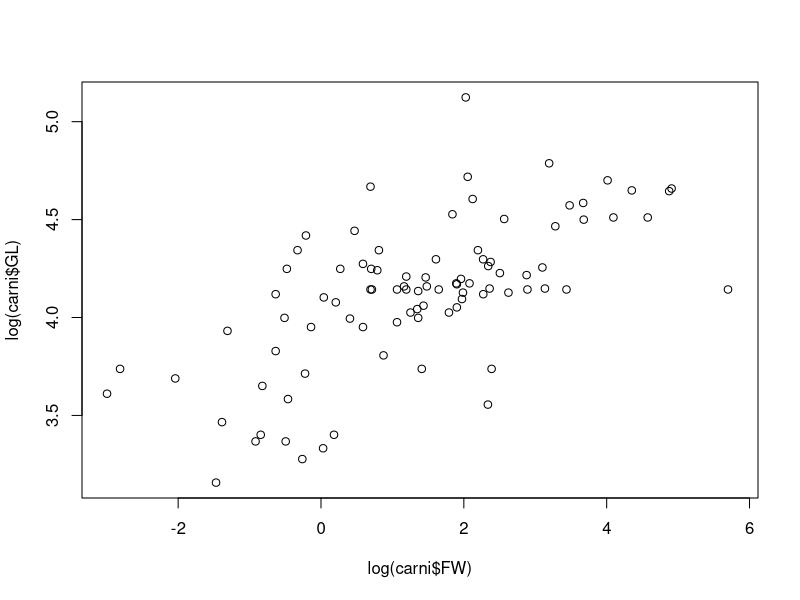

Write R code to recreate this figure.
## ---- chunk 1
4+3 
9-12
6/3
7*3
(2*7)+2-0.4
## ---- chunk 2
sqrt(945)
3^5
abs(-23.4)
round(2.35425,digits=2)
log(1.2)
exp(1)
log10(6)
## ---- chunk 3
3<10
5>7
5==5
6!=5
3 %in% c(1,2,3,4,5)
6 %in% c(1,2,3,4,5)
## ---- chunk 4
x <- 4
## ---- chunk 5
x
## ---- chunk 6
A <- 1:5
B <- c(1,3,6,1,7,9)
C <- seq(1,12,2)
D <- seq(1,5,0.1)
E <- rep(c("Male","Female"),each = 3)
G <- rep(c("Male","Female"),c(2,4))
## ---- chunk 7
B
B*3
B-2
## ---- chunk 8
c(A,B)  
## ---- chunk 9
B * c(1,2,3,4,5,6)
## ---- chunk 10
A / B
## ---- chunk 11
mean(c(1,3,6,1,7,9,NA))
## ---- chunk 12
mean(c(1,3,6,1,7,9,NA),na.rm=TRUE)
## ---- chunk 13
5/0
-4/0
## ---- chunk 14
0/0
Inf-Inf
## ---- chunk 15
summary(B)
## ---- chunk 16
max(B)
min(B)
range(B)
length(B)
## ---- chunk 17
height <- c(173, 145, 187, 155, 179, 133)
sex <- c("Male", "Female", "Male", "Female", "Male", "Female")
age <- c(17, 22, 32, 20, 27, 30)

mydata <- data.frame(height = height, age = age, sex = sex)
mydata
## ---- chunk 18
summary(mydata)
str(mydata)
## ---- chunk 19
mydata[1,]
mydata[,2]
mydata[1,2]
subset(mydata,sex == "Female")
## ---- chunk 20
carni <- read.csv("CourseData/carnivora.csv",header = TRUE)
## ---- chunk 21
dim(carni)
nrow(carni)
ncol(carni)
## ---- chunk 22
names(carni)
## ---- chunk 23
summary(carni$FW)
## ---- chunk 24
class(carni)
## ---- chunk 25
class(carni$Family)
levels(carni$Family)
## ---- chunk 26
table(carni$Family)
## ---- chunk 27
tapply(carni$FW, carni$Family, mean)
## ---- chunk 28
plot(log(carni$FW), log(carni$GL))
